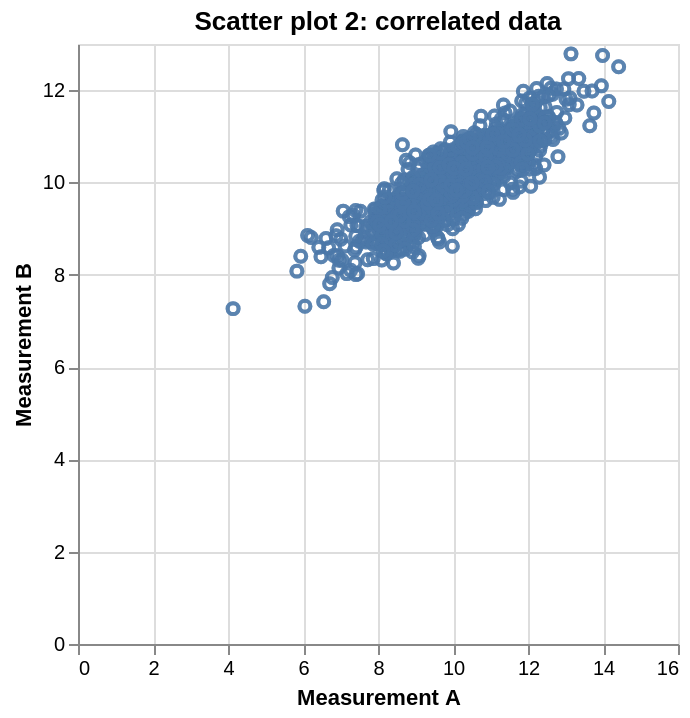

The code cell stored with this chart in its notebook:
### Code cell
import pandas as pd
import altair as alt
import numpy as np

df = pd.read_pickle('example7.pkl')
selection = alt.selection_interval(bind='scales')

alt.Chart(df).transform_fold(
    ['Measurement A', 'Measurement B'],
    as_=['Experiment', 'Measurement']
).mark_point().encode(
    x='Measurement A',
    y='Measurement B'
).properties(
    title=['Scatter plot 2: correlated data'
          ]
).add_selection(
    selection
)

### Figure 1 — Vega-Lite specification as saved in the notebook (floating-point values rounded to 4 significant figures; data arrays with more than 128 entries replaced by an {"elided": "..."} marker saying what was removed)
{"config": {"view": {"continuousWidth": 300, "continuousHeight": 300}}, "data": {"name": "data-218062873cb3814c0b21b9feed34cc71"}, "mark": {"type": "point"}, "encoding": {"x": {"field": "Measurement A", "type": "quantitative"}, "y": {"field": "Measurement B", "type": "quantitative"}}, "params": [{"name": "param_f268f798f41c853e", "select": {"type": "interval"}, "bind": "scales"}], "title": ["Scatter plot 2: correlated data"], "transform": [{"fold": ["Measurement A", "Measurement B"], "as": ["Experiment", "Measurement"]}], "$schema": "https://vega.github.io/schema/vega-lite/v6.4.1.json", "datasets": {"data-218062873cb3814c0b21b9feed34cc71": {"elided": "1000 records"}}}
